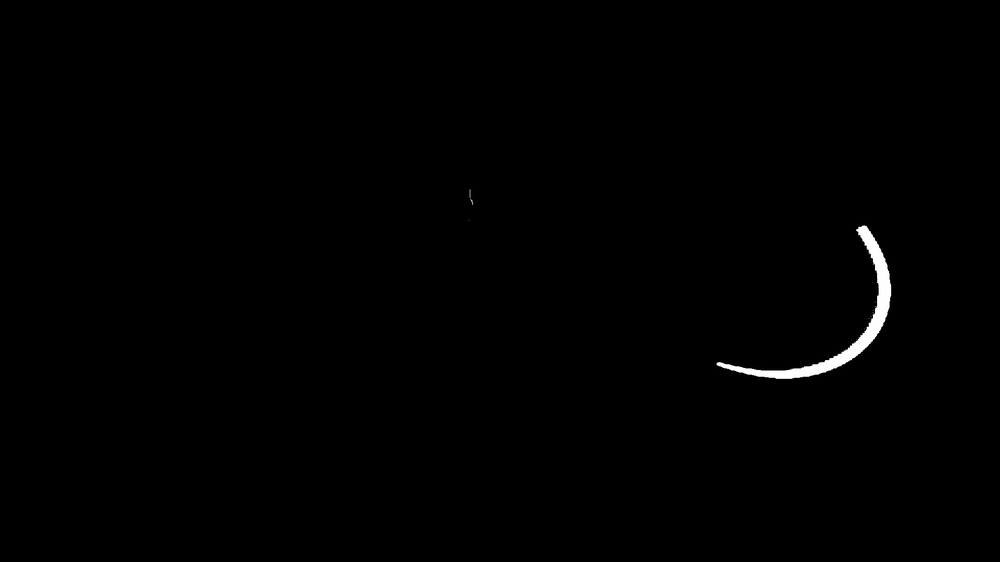
#> input picture Media/test_img/problematic_segmentation2.jpeg, 1000 x 562 px, shrunk from 1920 x 1080 before the run, found by its file name
$ jupyter execute img_processing_pipe.ipynb
#> lines starting #> are read from the running program, lines starting #| are printed output that depends on the picture; after the words box and inside, x2 and y2 are one past the last pixel; in counts of white or black regions, pixels touching at a corner belong together
[cell 1]
from matplotlib import pyplot as plt
import numpy as np
import cv2

def img2jupyter(img):
    img1 = np.copy(img)
    if len(img1.shape)==2:
        img1 = cv2.cvtColor(img1,cv2.COLOR_GRAY2BGR)

    img2 = img1[:,:,::-1]
    fig = plt.figure()
    plt.imshow(img2)

# img_path = "/home/juan1995/research_juan/surgical_robotics_challenge/Media/test_img/problematic_segmentation.jpeg"
img_path = "/home/juan1995/research_juan/surgical_robotics_challenge/Media/test_img/problematic_segmentation2.jpeg"

[cell 2]
img = cv2.imread(img_path)
#> img is the input picture: shape (562, 1000, 3); min 0, max 255, mean 1.3

img2jupyter(img)

[cell 3]
img = cv2.imread(img_path)
gray = cv2.cvtColor(img, cv2.COLOR_BGR2GRAY)
ret, thresh = cv2.threshold(gray, 60, 255, cv2.THRESH_BINARY)
#> thresh: shape (562, 1000); 0.54% white; 3 white regions (2 under 20 px)
cnts, hierarchy = cv2.findContours(gray, cv2.RETR_EXTERNAL, cv2.CHAIN_APPROX_SIMPLE)
#> cnts = 70 contours, 68 with area under 20; largest, box (x1, y1, x2, y2) and area: (712, 222, 896, 384) 4403, (464, 185, 477, 208) 108

print(len(cnts))
#| 70

img2 =  np.copy(img)
cv2.drawContours(img2, cnts, -1, (0, 255, 255), -1)
img2jupyter(img2)
#> `ret, thresh = cv2.threshold(gray, 127, 255, cv2.THRESH_BINARY)`: thresh: shape (562, 1000); 0.51% white; 3 white regions (2 under 20 px), largest, box (x1, y1, x2, y2) and area: (717, 225, 891, 379) 2849
#| uint8
#| uint8
#> in img2jupyter (call 3), `img1 = cv2.cvtColor(img1,cv2.COLOR_GRAY2BGR)`: img1: shape (562, 1000, 3); 0.51% white; 3 white regions (2 under 20 px)

[cell 4]
def find_contour(img: np.ndarray):
    if len(img.shape) == 3:
        gray = cv2.cvtColor(img, cv2.COLOR_BGR2GRAY)
    else:
        gray = img

    ret, thresh = cv2.threshold(gray, 127, 255, cv2.THRESH_BINARY)
    cnts, hierarchy = cv2.findContours(thresh, cv2.RETR_EXTERNAL, cv2.CHAIN_APPROX_SIMPLE)
#> cnts = 3 contours, 2 with area under 20; largest, box (x1, y1, x2, y2) and area: (717, 225, 891, 379) 2572

    print(len(cnts))
#| 3
    # Get only the biggest contour
    max_area = 0
    max_cnt = 0
    for c in cnts:
        area = cv2.contourArea(c)
        if area > max_area:
            max_cnt = c
            max_area = area
#> this loop made 3 passes
#> (area, max_area) on pass 1: (2571.5, 2571.5)
#> after the loop, max_area = 2571.5; max_cnt = contour of 261 points, box (x1, y1, x2, y2) (717, 225, 891, 379), area 2572

    print(f"max area {max_area}")
#| max area 2571.5
    return max_cnt

[cell 5]
ret, thresh = cv2.threshold(gray, 127, 255, cv2.THRESH_BINARY)
print(img.dtype)
print(thresh.dtype)
img2jupyter(thresh)

[cell 6]
img = cv2.imread(img_path)
cnt = find_contour(img)
#> cnt has the same summary as max_cnt in find_contour

img2 =  np.copy(img)
cv2.drawContours(img2, [cnt], -1, (0, 255, 255), -1)
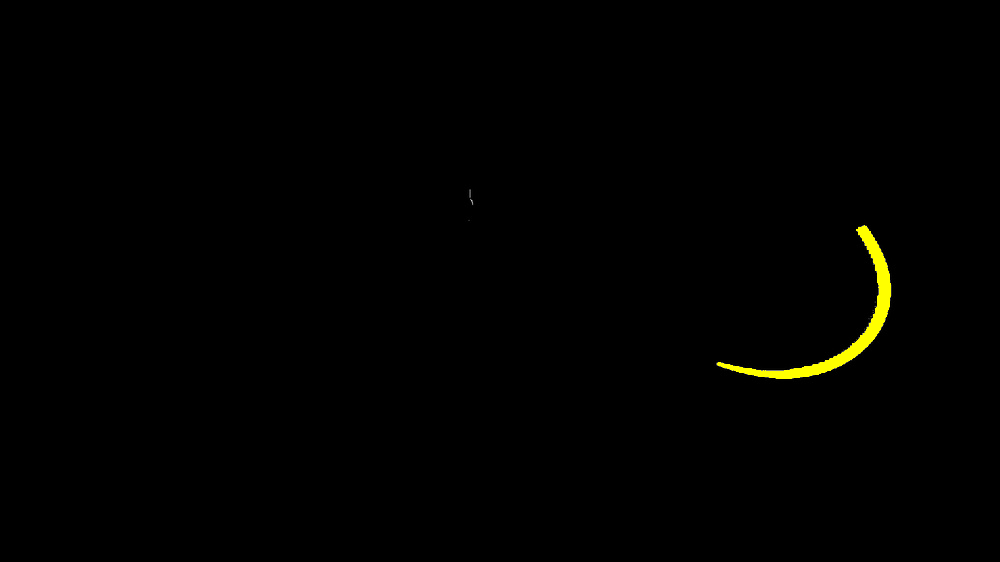
#> img2: shape (562, 1000, 3); mean B, G, R 0.1, 1.3, 1.3

x, y, w, h = cv2.boundingRect(cnt)
#> x = 717; y = 225; w = 174; h = 154
p = 15
x, y = x - p, y - p
#> x = 702; y = 210
w, h = w + p, h + p
#> w = 189; h = 169
crop_img = img[y : y + h, x : x + w]
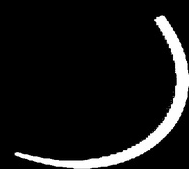
#> crop_img: shape (169, 189, 3); min 0, max 255, mean 22.8
bb = (x, y, w, h)
#> bb = (702, 210, 189, 169)


blur = cv2.medianBlur(img, 9)
gray = cv2.cvtColor(blur, cv2.COLOR_BGR2GRAY)
ret, thresh = cv2.threshold(gray,125, 255,cv2.THRESH_BINARY)
#> thresh: shape (562, 1000); 0.5% white; 1 white region, box (x1, y1, x2, y2) and area: (726, 226, 891, 379) 2824
crop_img2 = thresh[y : y + h, x : x + w]
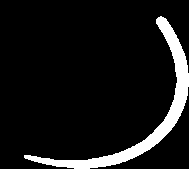
#> crop_img2: shape (169, 189); 8.8% white; 1 white region, box (x1, y1, x2, y2) and area: (24, 16, 189, 169) 2824

img2jupyter(img2)
img2jupyter(crop_img)
img2jupyter(crop_img2)
